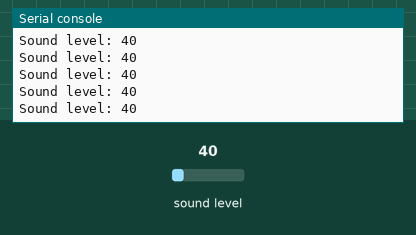
The program below on a simulated BBC micro:bit running MicroPython. On the bench: the last lines printed to the serial console. Inputs (shaded band) come from the test bench; at power-on: sound level 40.

Above: at 1.2 s.
1.3 s: sound level set to 5
At 1.31 s:
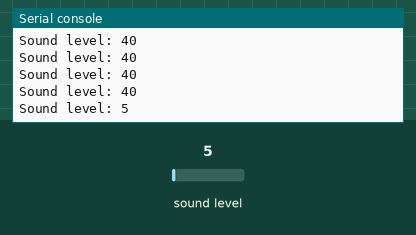
2.8 s: sound level set to 64
At 2.82 s:
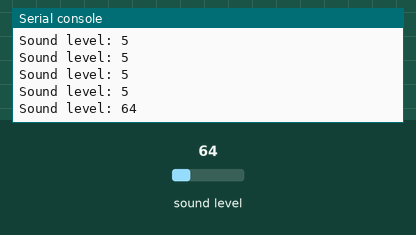
Timing chart, 0 to 5.8 s (numbered marks = the images above; inputs shaded):
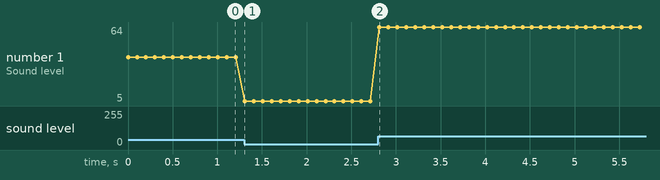

Measured:
- after the input at 1.3 s, the serial console: prints a new line at once (image 1)
- after the input at 2.8 s, the serial console: prints a new line at once (image 2)
- plotted number 1: 40 → 5 after the input at 1.3 s, 5 → 64 after the input at 2.8 s

The program:

sound-serial.py
```python
# Imports go at the top
from microbit import *

# Code in a 'while True:' loop repeats forever
while True:
    # Print the sound level
    print('Sound level:', microphone.sound_level())
    sleep(100) # Wait for 100ms (0.1 seconds)
```
